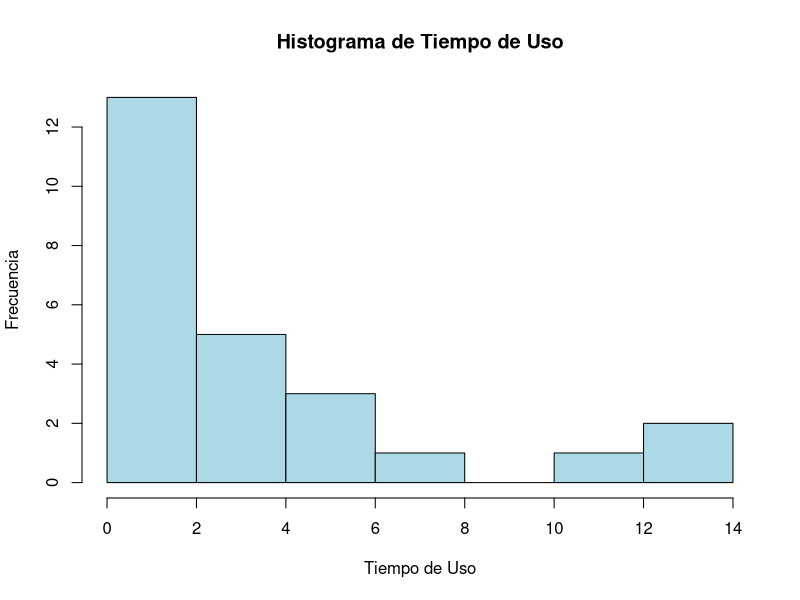
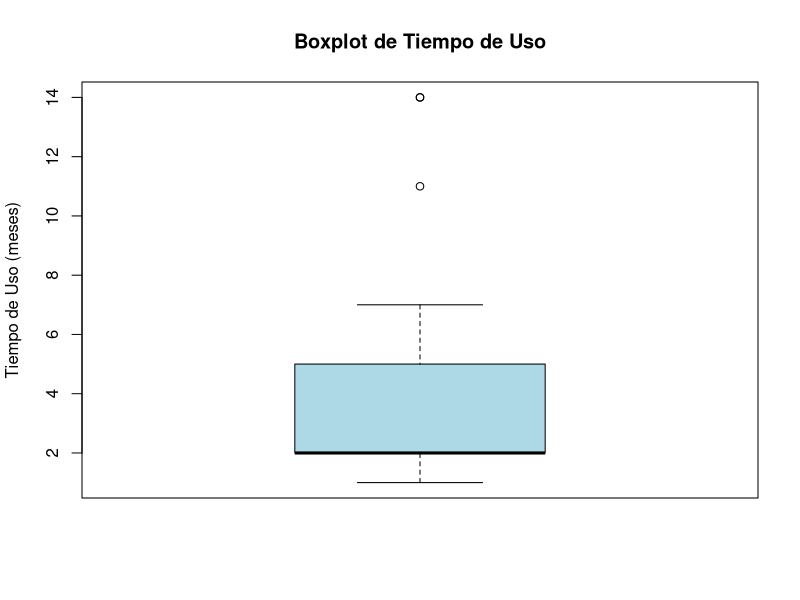

The R script that drew these images, in order:
# Datos
tiempo_de_uso <- c(3, 3, 4, 2, 2, 2, 1, 2, 2, 6, 7, 6, 1, 1, 5, 4, 2, 14, 1, 2, 3, 14, 2, 11, 2)

# Cálculo de medidas estadísticas
media <- mean(tiempo_de_uso)
mediana <- median(tiempo_de_uso)

moda <- names(table(tiempo_de_uso))[table(tiempo_de_uso) == max(table(tiempo_de_uso))]

desviacion_estandar <- sd(tiempo_de_uso)

rango <- max(tiempo_de_uso) - min(tiempo_de_uso)


# Imprimir medidas estadísticas
cat("Media:", media, "\n")
cat("Mediana:", mediana, "\n")
cat("Moda:", moda, "\n")
cat("Desviación estándar:", desviacion_estandar, "\n")
cat("Rango:", rango, "\n")

media
mediana
moda
desviacion_estandar
rango

# Gráfico de histograma
hist(tiempo_de_uso, main = "Histograma de Tiempo de Uso", xlab = "Tiempo de Uso", ylab = "Frecuencia", col = "lightblue")

# Gráfico de boxplot
boxplot(tiempo_de_uso, main = "Boxplot de Tiempo de Uso", ylab = "Tiempo de Uso (meses)", col = "lightblue")